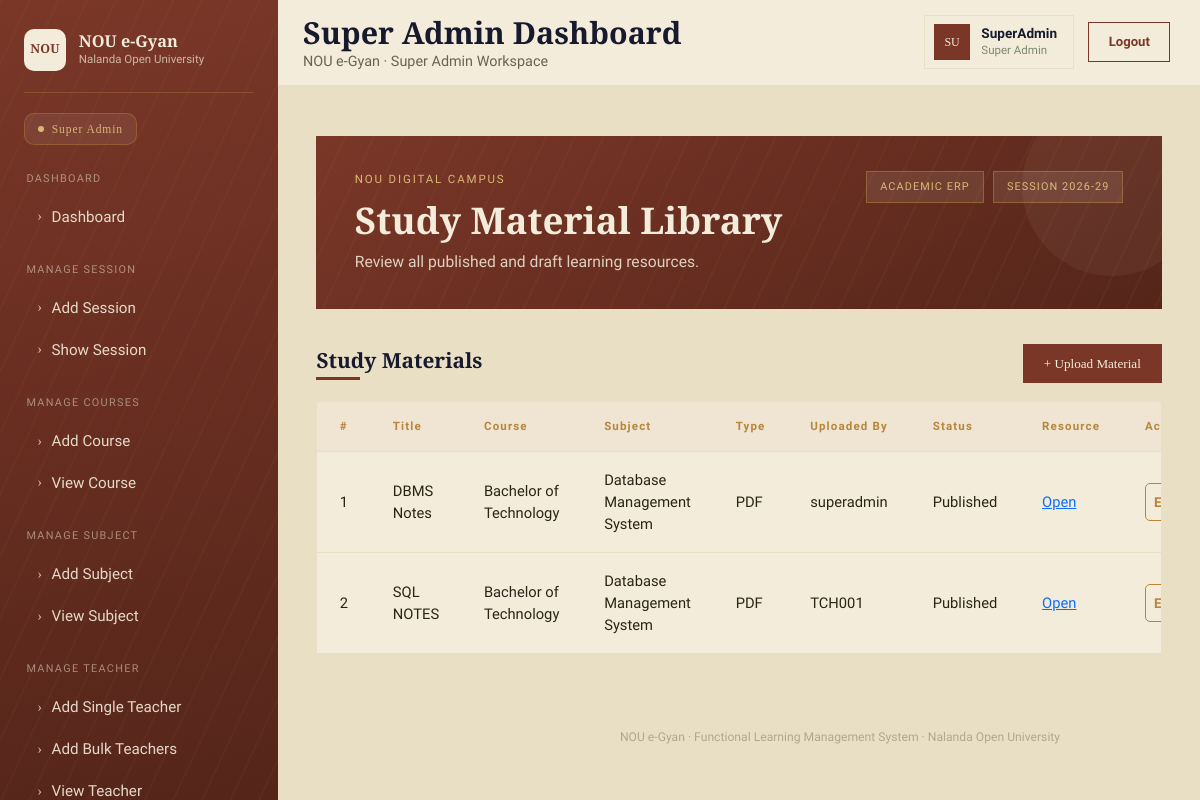
/superadmindash/view-study-material (signed in), run on the app's committed database.
### myapp/models.py (models this page shows, shortened)
class UploadSM(models.Model):
    id=models.IntegerField(primary_key=True,auto_created=True)
    title=models.CharField(max_length=50,unique=True)
    material_type=models.CharField(max_length=50)
    course=models.CharField(max_length=50)
    subject=models.CharField(max_length=50)
    material_file=models.FileField(upload_to='study_material/',null=True)
    external_url=models.CharField(max,null=True,blank=True)
    status=models.CharField(max_length=20)
    description=models.CharField(max_length=200,null=True,blank=True)
    create_by=models.ForeignKey(
        User,
        on_delete=models.SET_NULL,null=True
    )

### myapp/views.py (the view)
# urls.py: path('superadmindash/view-study-material',views.view_study_material,name="view_study_material"),
@cache_control(no_cache=True,must_revalidate=True,no_store=True)
@login_required
def view_study_material(request):
    ab=UploadSM.objects.all()
    return render(request, 'superadmin/view_study_material.html',{'ab':ab})

### myapp/templates/superadmin/view_study_material.html (shortened to what this page needs)
{% extends "superadmin/base.html" %} {% block content %}
<div class="main-content">
  <div class="hero">
    <div class="hero-top">
      <div>
        <div class="eyebrow">NOU DIGITAL CAMPUS</div>
        <h1>Study Material Library</h1>
        <div class="sub">
          Review all published and draft learning resources.
        </div>
      </div>
      <div class="hero-badges">
        <div class="hero-badge">ACADEMIC ERP</div>
        <div class="hero-badge">SESSION 2026-29</div>
      </div>
    </div>
  </div>
  <div class="list-head">
    <div>
      <h2>Study Materials</h2>
      <div class="title-rule"></div>
    </div>
    <button class="btn-add">+ Upload Material</button>
  </div>
  <div class="table-card">
    <table>
      <thead>
        <tr>
          <th>#</th>
          <th>Title</th>
          <th>Course</th>
          <th>Subject</th>
          <th>Type</th>
          <th>Uploaded By</th>
          <th>Status</th>
          <th>Resource</th>
          <th>Action</th>
        </tr>
      </thead>
      <tbody>
        {% for i in ab %}
        <tr>
          <td>{{ i.id }}</td>
          <td>{{ i.title }}</td>
          <td>{{ i.course }}</td>
          <td>{{ i.subject }}</td>
          <td>{{ i.material_type }}</td>
          <td>{{i.create_by.username}}</td>
          <td><span class="ms-status">{{ i.status }}</span></td>
          <td><a class="ms-link-action" href="{{ i.material_file }}">Open</a></td>
          <td>
          <span class="d-flex">
            <a href="{% url 'edit_study_material' i.id %}" class="act-link act-edit">Edit</a>
          </span>
          </td>
        </tr>
        {% empty %}
        <tr>
          <td colspan="8" class="ms-empty">No study material found.</td>
        </tr>
        {% endfor %}
      </tbody>
    </table>
  </div>
</div>
{% endblock content %}

### myapp/static/css/style.css (style rules this page uses)
:root { --ink: #171a2e; --ink-soft: #262b48; --brick: #7a3728; --brick-deep: #55251a; --parchment: #f3ecda; --parchment-2: #e9dfc5; --brass: #b8863b; --brass-soft: #d8b876; --sage: #7c8a6e; --ink-text: #2a2418; --font-display: "Cinzel", serif; --font-body: "Work Sans", sans-serif; --sidebar-w: 278px; }
* { box-sizing: border-box; }
body { background: var(--parchment-2); font-family: var(--font-body); color: var(--ink-text); min-height: 100vh; }

### myapp/templates/superadmin/view_study_material.html (style rules this page uses)
:root { --ink: #171a2e; --brick: #7a3728; --brick-deep: #55251a; --parchment: #f3ecda; --parchment-2: #e9dfc5; --brass: #b8863b; --brass-soft: #d8b876; --sage: #7c8a6e; --ink-text: #2a2418; --font-display: "Cinzel", serif; --font-body: "Work Sans", sans-serif; }
* { box-sizing: border-box; }
body { background: var(--parchment-2); font-family: var(--font-body); color: var(--ink-text); }
.main-content { margin-left: 278px; padding: 2.2rem 2.4rem 3rem; }
.hero { background: repeating-linear-gradient( 115deg, rgba(184, 134, 59, 0.06) 0 2px, transparent 2px 26px ), linear-gradient(150deg, var(--brick) 0%, var(--brick-deep) 100%); color: var(--parchment); padding: 2.2rem 2.4rem; position: relative; overflow: hidden; margin-bottom: 2.2rem; }
.hero::after { content: ""; position: absolute; right: -40px; top: -40px; width: 180px; height: 180px; border-radius: 50%; background: rgba(243, 236, 218, 0.05); }
.hero-top { display: flex; align-items: flex-start; justify-content: space-between; gap: 1rem; flex-wrap: wrap; }
.hero-badges { display: flex; gap: 0.6rem; flex-wrap: wrap; }
.hero-badge { background: rgba(243, 236, 218, 0.1); border: 1px solid rgba(184, 134, 59, 0.5); color: var(--brass-soft); font-size: 0.68rem; letter-spacing: 0.1em; padding: 0.4rem 0.8rem; white-space: nowrap; }
.hero .eyebrow { font-size: 0.72rem; letter-spacing: 0.16em; color: var(--brass-soft); margin-bottom: 0.6rem; }
.hero h1 { font-family: var(--font-display); font-weight: 700; font-size: 2.3rem; margin-bottom: 0.5rem; }
.hero .sub { font-size: 0.98rem; color: rgba(243, 236, 218, 0.85); max-width: 48ch; }
.form-card h2, .list-head h2 { font-family: var(--font-display); font-size: 1.3rem; font-weight: 600; color: var(--ink); margin-bottom: 0.25rem; }
.title-rule { width: 44px; height: 3px; background: var(--brick); margin-bottom: 1.8rem; }
.btn-add { background: var(--brick); color: var(--parchment); font-family: var(--font-display); font-size: 0.82rem; padding: 0.6rem 1.3rem; border: none; white-space: nowrap; transition: background 0.2s ease, transform 0.15s ease; }
.list-head { display: flex; align-items: center; justify-content: space-between; margin-bottom: 1.1rem; }
.list-head .title-rule { margin-bottom: 0; }
.table-card { background: var(--parchment); border: 1px solid var(--parchment-2); overflow-x: auto; }
.table-card table { width: 100%; border-collapse: collapse; min-width: 720px; }
.table-card thead th { font-size: 0.72rem; letter-spacing: 0.1em; color: var(--brass); text-align: left; padding: 1rem 1.4rem; border-bottom: 1.5px solid var(--parchment-2); background: rgba(122, 55, 40, 0.04); white-space: nowrap; }
.table-card tbody td { padding: 1.05rem 1.4rem; font-size: 0.92rem; color: var(--ink-text); border-bottom: 1px solid var(--parchment-2); }
.table-card tbody tr:last-child td { border-bottom: none; }
.act-link { font-size: 0.85rem; font-weight: 600; text-decoration: none; margin-right: 1rem; }
.act-edit { color: var(--brass); border: 1px solid var(--brass); padding: 8px; border-radius: 5px; }
.act-edit { color: var(--brass); }

### data on the page
UploadSM: id "1", title "DBMS Notes", course "Bachelor of Technology", subject "Database Management System", material_type "PDF", create_by.username "superadmin", status "Published"
UploadSM: id "2", title "SQL NOTES", course "Bachelor of Technology", subject "Database Management System", material_type "PDF", create_by.username "TCH001", status "Published"

### other printed values
{{ page_title|default:"Super Admin Dashboard" }} "Super Admin Dashboard"
